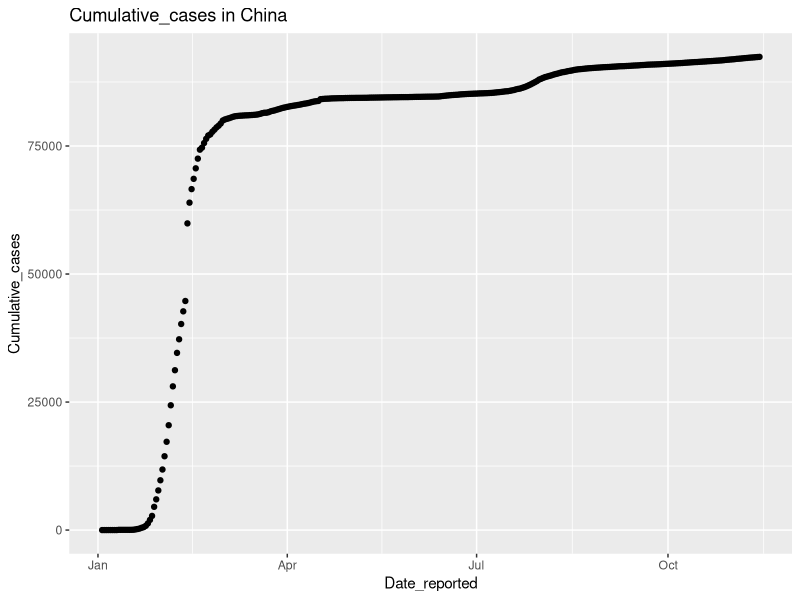
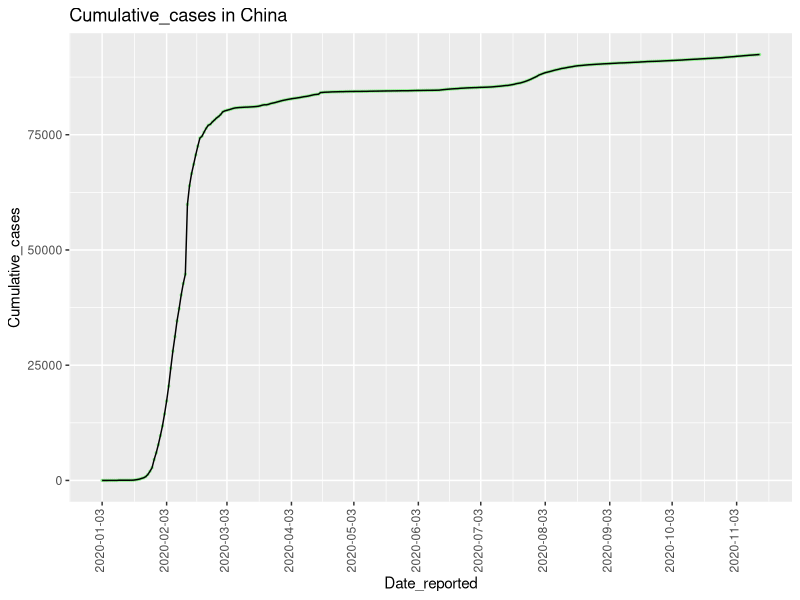
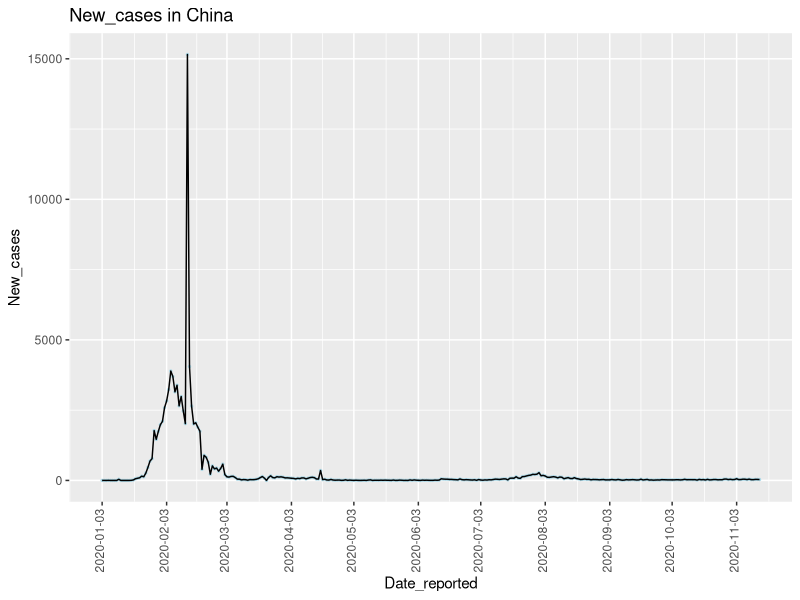
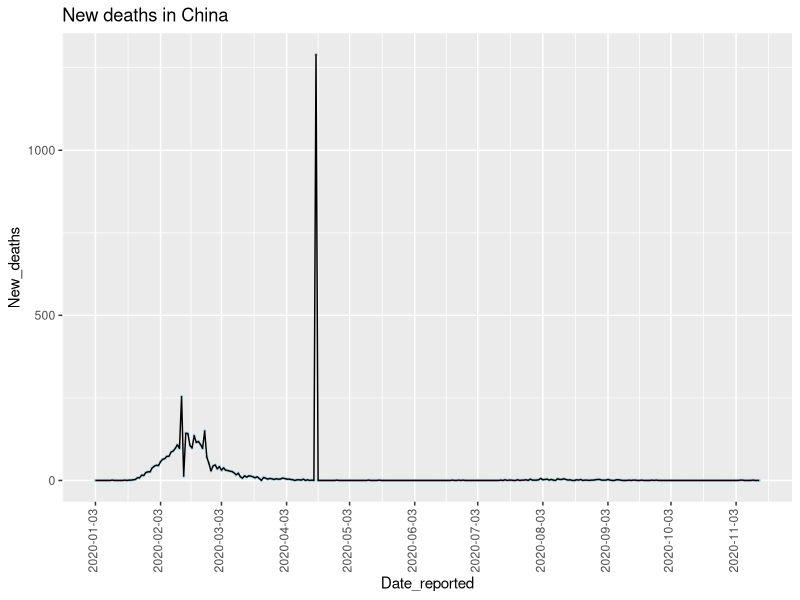
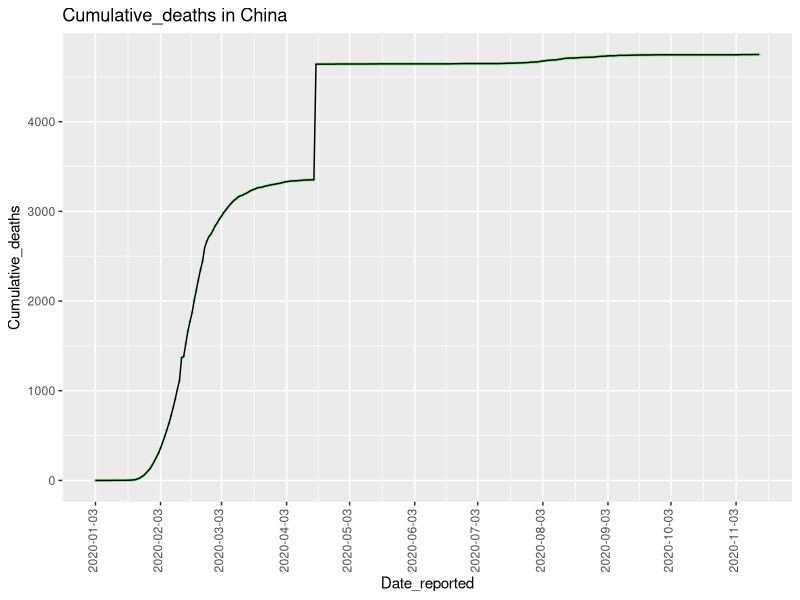
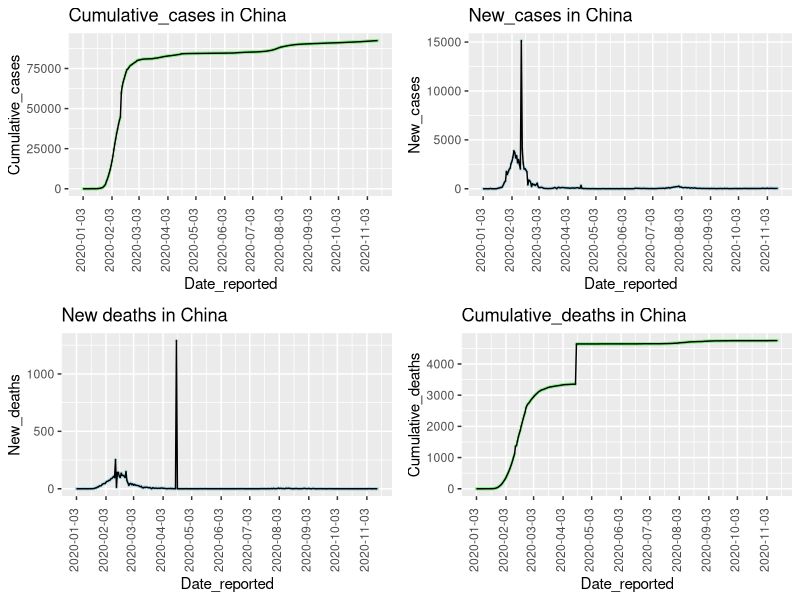
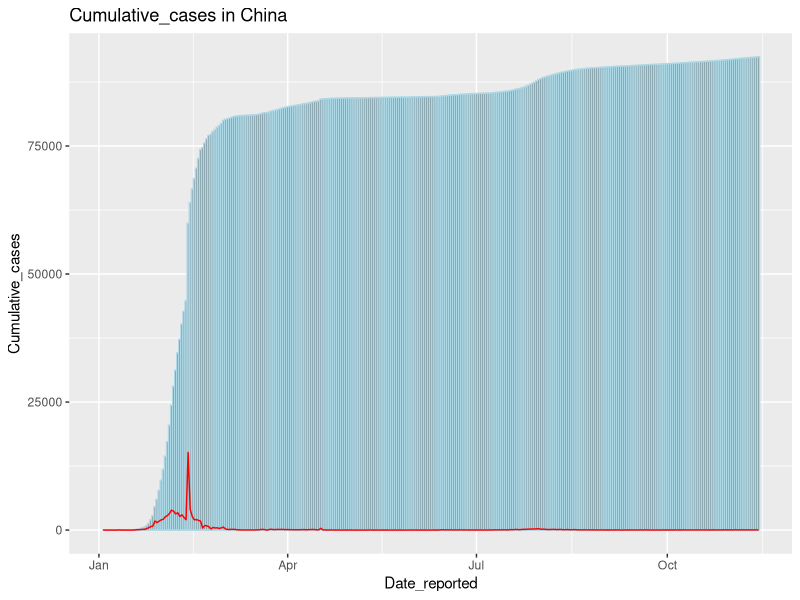

The R script that drew these images, in order: (Note: this script raises an error after producing the figures.)
## ---- chunk 1
##install packages and load in libraries
library(ggplot2)
install.packages("lubridate")
library(lubridate)
library(dplyr)
library(ggpubr)
library(viridis)
install.packages("sf")
library(sf)

## ---- chunk 2
getwd()

##load in data
 data = read.csv("WHO-COVID-19-global-data.csv")
 
 ##take a look at the data
 str(data)
 glimpse(data)
 head(data)
 summary(data)
 class(data$Country)
 data$Country=as.factor(data$Country)
 class(data$Date_reported)
 class(data$Country_code)
 
## ---- chunk 3
##install "lubridate" package (https://rawgit.com/rstudio/cheatsheets/master/lubridate.pdf), which is specificlly designed for maniplating date related data
install.packages("lubridate")
library(lubridate)


##change the class of Date_reported column from "character" to "Date" class type
class(data$Date_reported)
data$Date_reported = as.Date(data$Date_reported)
class(data$Date_reported)

##change the breaks of the dates, whcih will be used later for plotting
date_breaks <- seq(as.Date("2020-01-03"), as.Date("2020-11-14"), by = "1 month" )

## ---- chunk 4
##filter function is in the dplyr package
library(dplyr)

##subset the covid-19 data for China
data_china = filter(data, data$Country_code == "CN")
dim(data_china)
head(data_china)

##Make the first line plot! Plot the COVID-19 data in China from January to December.
ggplot(data_china, aes(x=Date_reported, y=Cumulative_cases)) + 
  geom_point() + labs(title="Cumulative_cases in China") 

##Plot the Cumulative_cases in China from January to December.
gp_china_1 = ggplot(data_china, aes(x=Date_reported, y=Cumulative_cases)) + 
  geom_point(color='lightgreen', size = 0.5) + labs(title="Cumulative_cases in China") + 
  geom_line()+
  scale_x_date(breaks = date_breaks) +       
  theme(axis.text.x = element_text(angle = 90, vjust = 0.2 , hjust=0.2))
gp_china_1

##Plot the new_cases in China from January to December.
gp_china_2 = ggplot(data_china, aes(x=Date_reported, y=New_cases)) +
  geom_point(color='lightblue', size = 0.5) + labs(title="New_cases in China") + 
  geom_line()+
  scale_x_date(breaks = date_breaks) +
  theme(axis.text.x = element_text(angle = 90, vjust = 0.2, hjust=0.2))
gp_china_2


##Plot the new deaths in China from January to December.
gp_china_3 = ggplot(data_china, aes(x=Date_reported, y=New_deaths)) + 
  geom_point(color='lightblue', size = 0.5) + labs(title="New deaths in China") + 
  geom_line()+
  scale_x_date(breaks = date_breaks) +
  theme(axis.text.x = element_text(angle = 90, vjust = 0.2, hjust=0.2))
gp_china_3

##Plot the cumulative deaths in China from January to December.
gp_china_4 = ggplot(data_china, aes(x=Date_reported, y=Cumulative_deaths)) + 
  geom_point(color='lightgreen', size = 0.5) + labs(title="Cumulative_deaths in China")  +
  geom_line()+
  scale_x_date(breaks = date_breaks) +
  theme(axis.text.x = element_text(angle = 90, vjust = 0.2, hjust=0.2))
gp_china_4

## ---- chunk 5
##Make a facet (https://www.datanovia.com/en/lessons/combine-multiple-ggplots-into-a-figure/) for the COVID-19 data in China
library(ggpubr)
ggarrange(gp_china_1, gp_china_2, gp_china_3, gp_china_4, ncol = 2, nrow = 2) + geom_jitter()
## ---- chunk 6
###Make barplots for data in China; overlay a line plot with a box plot
bp_china1 = ggplot(data_china, aes(x=Date_reported, y=Cumulative_cases)) + 
  geom_bar(stat = "identity", color = "lightblue") + labs(title="Cumulative_cases in China") + 
  geom_line(aes(x=Date_reported, y=New_cases), color = "red") 
bp_china1

bp_china2 = ggplot(data_china, aes(x=Date_reported, y=Cumulative_deaths)) + 
  geom_bar(stat = "identity", color = "lightblue") + labs(title="Cumulative_deaths in China") + 
  geom_line(aes(x=Date_reported, y=New_deaths), color = "red") + legend (legend = "New deaths in China", col = red, cex = 0.8)
bp_china2 

##make a facet for the boxplots for the COVID-19 data in China
ggarrange(bp_china1, bp_china2, ncol = 2, nrow = 1) 
## ---- chunk 7
##Subset the covid-19 data for US
data_US = filter(data, data$Country_code == "US")

##Make a simple line plot for the Cumulative_cases in the US
ggplot(data_US, aes(x=Date_reported, y=Cumulative_cases)) + 
  geom_point(color = "lightblue") + 
  geom_line()
  labs(title="Cumulative_cases in US") 

##Make a simple line plot for the Cumulative_cases in the US using a differnt x scale.
ggplot(data_US, aes(x=Date_reported, y=Cumulative_cases)) + 
  geom_point() + labs(title="Cumulative_cases in US") + 
  scale_x_date(breaks = date_breaks) +  
  theme(axis.text.x = element_text(angle = 45, vjust = 0, hjust=0))

##Make a facet plot for the covid-19 data in the US
##Build up a function and use lapply function to plot multiple plots at the same time
cases = c("Cumulative_cases", "New_cases", "Cumulative_deaths", "New_deaths")
plot_names = c ("gp_US1", "gp_US2", "gp_US3", "gp_US4")

plotmultiplelines = function (colnames){
  ggplot(data_US, aes_(x = ~Date_reported, y = as.name(colnames))) +
    geom_point()+ facet_wrap(~ variable, scales = "free_y") 
}


lapply(names(data_US[c(5:8)]), plotmultiplelines)



ggarrange(gp_china_1, gp_china_2, gp_china_3, gp_china_4, ncol = 2, nrow = 2) + geom_jitter()



## ---- chunk 8
##Make a heatmap for all the countries in the original dataset
library(viridis)
ggplot(data, aes(x = Country, y =Date_reported, fill = Cumulative_cases))+geom_tile()

library(dplyr)
##The x axis is too intense, thus I will choose 5 countries randomly from the dataset and select them according to the country code.
selected_country = filter(data, Country_code == c("CN","US","GB","FR","CA"))
head(selected_country)

###Make the heatmap to illustrate the Cumulative_cases in 5 selected countries.
ggplot(selected_country, aes(y = Date_reported , x = Country, fill = Cumulative_cases))+
  scale_y_date(breaks = date_breaks) +  geom_tile()  + scale_fill_viridis_c() + 
  theme(axis.text.x = element_text(angle = 90, vjust = 0.2, hjust=0.2))

##Here is another heatmap for the Cumulative_cases in the US.
ggplot(data_US, aes(y = Date_reported , x = Country, fill = Cumulative_cases))+
  scale_y_date(breaks = date_breaks) +  geom_tile()  + scale_fill_viridis_c() 
## ---- chunk 9
install.packages("sf")
library(sf)
ggplot(data) + 
    geom_sf()


## ---- chunk 10
